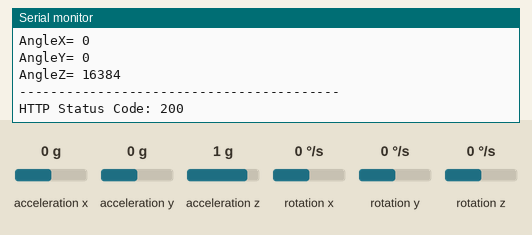
This sketch was run on a simulated ESP32. Parts: the last lines printed to the serial monitor. Wiring (inferred from the names in the program): MPU-6050 motion sensor at I2C address 0x68. The test bench sets the inputs (shaded band); at power-on: acceleration x 0 g, acceleration y 0 g, acceleration z 1 g, rotation x 0 °/s, rotation y 0 °/s, rotation z 0 °/s. WiFi joins after 1.5 s; servers stay silent unless stated; uploads are accepted with an empty reply.

Above: at 3.0 s.
3.1 s: acceleration x set to -1.4 g
10.7 s: acceleration y set to -1.4 g
At 12.19 s:
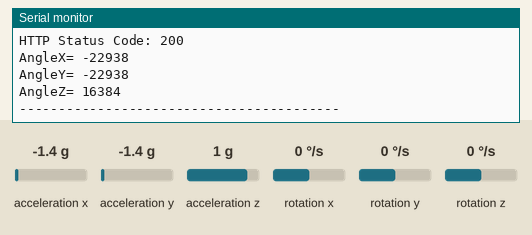
18.3 s: acceleration z set to -1.4 g
At 23.7 s:
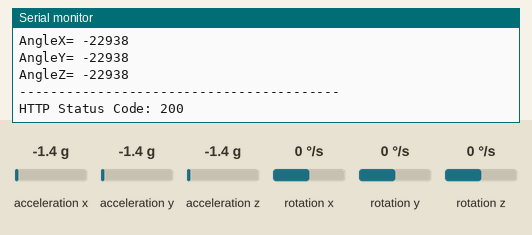

The sketch:

MPU6050_Code_Angle_Analysis_ESP32.ino
```cpp
#define BLYNK_TEMPLATE_ID "TMPLHb6sRI1e"
#define BLYNK_TEMPLATE_NAME "IOT"
#define BLYNK_AUTH_TOKEN "H9asnsjHqC0poUYKaC4d-1HcFwgq3PpC"

#include <WiFi.h>
#include <WiFiClient.h>
#include <BlynkSimpleEsp32.h>
#include <Wire.h>
#include <HTTPClient.h>

const int MPU_addr = 0x68;
int16_t AcX, AcY, AcZ, Tmp, GyX, GyY, GyZ;
double x, y, z;
int minVal = 265;
int maxVal = 402;

char auth[] = "H9asnsjHqC0poUYKaC4d-1HcFwgq3PpC";
char ssid[] = "iotdata";
char pass[] = "12345678";

void setup()
{
    Wire.begin();
    Wire.beginTransmission(MPU_addr);
    Wire.write(0x6B); // Power management register
    Wire.write(0); // Wake the MPU-6050
    Wire.endTransmission(true);

    Serial.begin(9600);
    Blynk.begin(auth, ssid, pass);
}

void loop()
{
    Wire.beginTransmission(MPU_addr);
    Wire.write(0x3B); // Start reading at register 0x3B
    Wire.endTransmission(false);
    Wire.requestFrom(MPU_addr, 14, true);

    AcX = Wire.read() << 8 | Wire.read();
    AcY = Wire.read() << 8 | Wire.read();
    AcZ = Wire.read() << 8 | Wire.read();

    int xAng = map(AcX, minVal, maxVal, -90, 90);
    int yAng = map(AcY, minVal, maxVal, -90, 90);
    int zAng = map(AcZ, minVal, maxVal, -90, 90);

    x = RAD_TO_DEG * (atan2(-yAng, -zAng) + PI);
    y = RAD_TO_DEG * (atan2(-xAng, -zAng) + PI);
    z = RAD_TO_DEG * (atan2(-yAng, -xAng) + PI);

    Serial.print("AngleX= "); Serial.println(AcX);
    Serial.print("AngleY= "); Serial.println(AcY);
    Serial.print("AngleZ= "); Serial.println(AcZ);
    Serial.println("-----------------------------------------");

    Blynk.run();
    Blynk.virtualWrite(V0, AcX);
    Blynk.virtualWrite(V1, z);

    upload(AcX, z);
    delay(10000);
}

void upload(float v1, float v2)
{
    HTTPClient http;
    String url = "https://script.google.com/macros/s/AKfycbyjSZVD6upQ0E7VTugumoFiI0Bd_m_vu8Y6-mImZrAK-0V9oO0wRjnUCt3ga_VcVuiZM/exec?v1=" +
                 String(v1) + "&v2=" + String(v2);

    http.begin(url.c_str());
    http.setFollowRedirects(HTTPC_STRICT_FOLLOW_REDIRECTS);
    int httpCode = http.GET();

    Serial.print("HTTP Status Code: "); Serial.println(httpCode);

    if (httpCode > 0) {
        String payload = http.getString();
        Serial.println(payload);
    } else {
        Serial.println("HTTP request failed");
    }

    http.end();
}
```

Measured:
- after the input at 10.7 s, the serial monitor: prints a new line after 1.3 s (image 1)
- after the input at 18.3 s, the serial monitor: prints a new line after 4.0 s (image 2)
